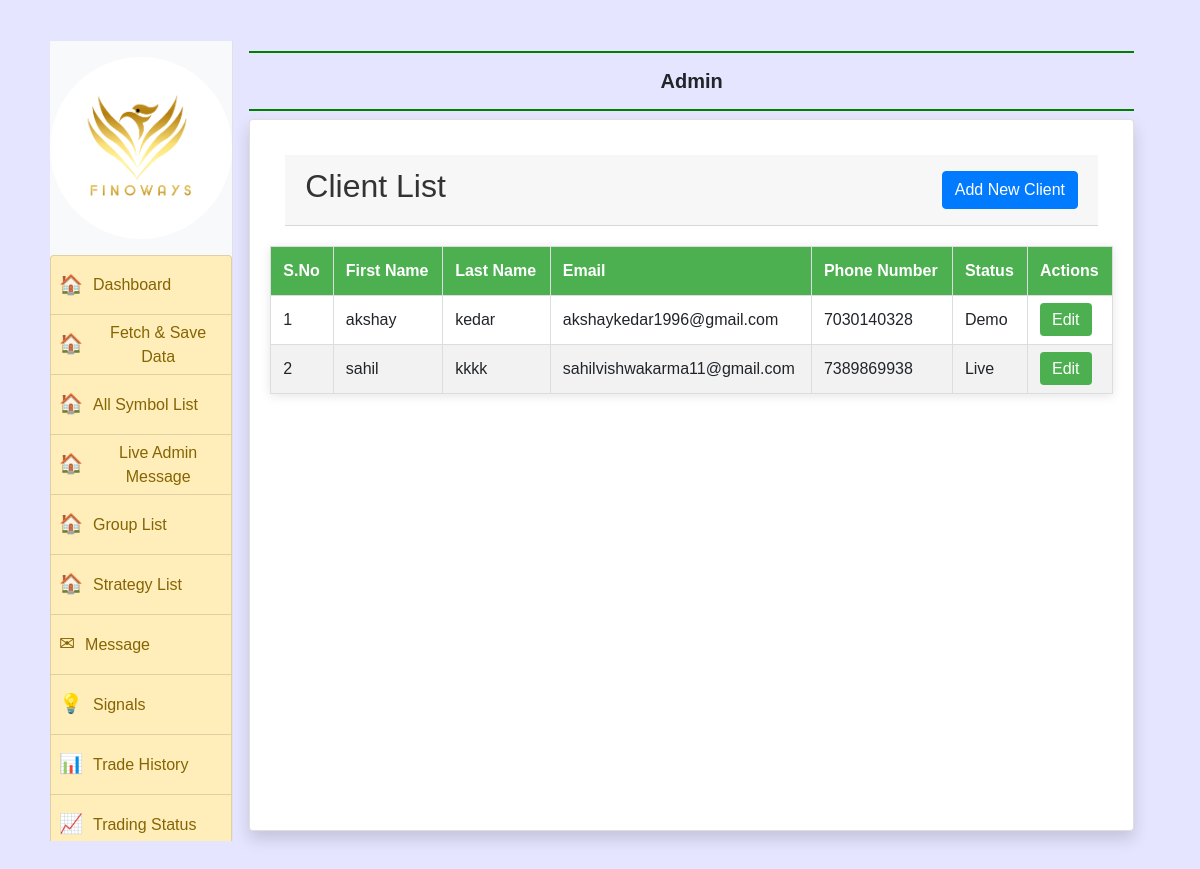
/client/, run on the app's committed database.
### accounts/models.py (models this page shows)
class ind_clientDT(models.Model):
    clint_id = models.CharField(max_length=8, unique=True, default=uuid.uuid4().hex[:8])
    clint_name_first = models.CharField(max_length=50, blank=True, null=True)
    clint_name_last = models.CharField(max_length=50, blank=True, null=True)
    clint_email = models.EmailField(blank=True, null=True)
    clint_password = models.CharField(max_length=50,blank=True, null=True)
    clint_phone_number = models.CharField(max_length=15,blank=True, null=True)
    clint_verify_code = models.CharField(max_length=15,blank=True, null=True)
    clint_date_joined	= models.DateTimeField(verbose_name='date joined', default=None)
    clint_last_login= models.DateTimeField(verbose_name='last login',default=None)
    clint_is_staff= models.BooleanField(default=False)
    clint_status = models.CharField(max_length=15,blank=True, null=True)
    clint_plane = models.CharField(max_length=15,blank=True, null=True)
    client_Group = models.ForeignKey(GROUP, on_delete=models.SET_NULL, blank=True, null=True)
    broker = models.ForeignKey(BROKERS, on_delete=models.SET_NULL, blank=True, null=True)
    api_key = models.CharField(max_length=100, blank=True, null=True)
    client_id = models.CharField(max_length=100, blank=True, null=True)
    password = models.CharField(max_length=100, blank=True, null=True)
    secret_key = models.CharField(max_length=100, blank=True, null=True)
    created_at = models.DateTimeField(auto_now_add=True, blank=True, null=True)
    updated_at = models.DateTimeField(auto_now=True, blank=True, null=True)
    auth_token = models.CharField(max_length=1355, blank=True, null=True)  # Add this field
    feed_token = models.CharField(max_length=1355, blank=True, null=True)  # Add this field
    refresh_token = models.CharField(max_length=1355, blank=True, null=True)  # Add this field
    sub_admin_id = models.CharField(max_length=50, blank=True, null=True)
    service_name = models.CharField(max_length=100, blank=True, null=True)
    ip_address = models.GenericIPAddressField(blank=True, null=True)
    login_date_time = models.DateTimeField(blank=True, null=True)
    strategies = models.CharField(max_length=100, blank=True, null=True)
    telegram_number = models.CharField(max_length=15, blank=True, null=True)
    telegram_chat_id = models.CharField(max_length=15, blank=True, null=True)

### accounts/views.py (the view)
# urls.py: path('client/', views.client_detail, name='client_detail'),
def client_detail(request):
    client = ind_clientDT.objects.all()
    return render(request, 'client_detail.html', {'client': client})

### templates/client_detail.html (shortened to what this page needs)
{% extends 'admin_base.html' %}
{% block main %}
</head>
<body>
    <div class="card-header row">
        <h2>Client List</h2>
        <a href="{% url 'admin_client_registration' %}" class="btn btn-primary">Add New Client</a>
    </div>
    <table>
        <thead>
            <tr>
                <th>S.No</th>
                <th>First Name</th>
                <th>Last Name</th>
                <th>Email</th>
                <th>Phone Number</th>
                <th>Status</th>
                <th>Actions</th>
            </tr>
        </thead>
        <tbody>
            {% for client in client %}
            <tr>
                <td>{{ forloop.counter }}</td>
                <td>{{ client.clint_name_first }}</td>
                <td>{{ client.clint_name_last }}</td>
                <td>{{ client.clint_email }}</td>
                <td>{{ client.clint_phone_number }}</td>
                <td>{{ client.clint_plane }}</td>
                <td class="actions"><a href="{% url 'edit_client' client.clint_id %}">Edit</a></td>
            </tr>
            {% endfor %}
        </tbody>
    </table>
</body>
{% endblock %}

### templates/client_detail.html (style rules this page uses)
body { font-family: Arial, sans-serif; margin: 0; padding: 20px; background-color: #f9f9f9; }
h2 { text-align: center; color: #333; }
table { width: 100%; border-collapse: collapse; margin: 20px 0; box-shadow: 0 2px 10px rgba(0, 0, 0, 0.1); background-color: #fff; }
th, td { border: 1px solid #ddd; padding: 12px; text-align: left; }
th { background-color: #4CAF50; color: white; }
tr:nth-child(even) { background-color: #f2f2f2; }
a { text-decoration: none; color: #4CAF50; }
.actions a { padding: 8px 12px; background-color: #4CAF50; color: white; border-radius: 4px; transition: background-color 0.3s; }
.row { display: flex; justify-content: space-between; align-items: center; margin: 15px; }

### data on the page
ind_clientDT: clint_name_first "akshay", clint_name_last "kedar", clint_email "akshaykedar1996@gmail.com", clint_phone_number "7030140328", clint_plane "Demo"
ind_clientDT: clint_name_first "sahil", clint_name_last "kkkk", clint_email "sahilvishwakarma11@gmail.com", clint_phone_number "7389869938", clint_plane "Live"
